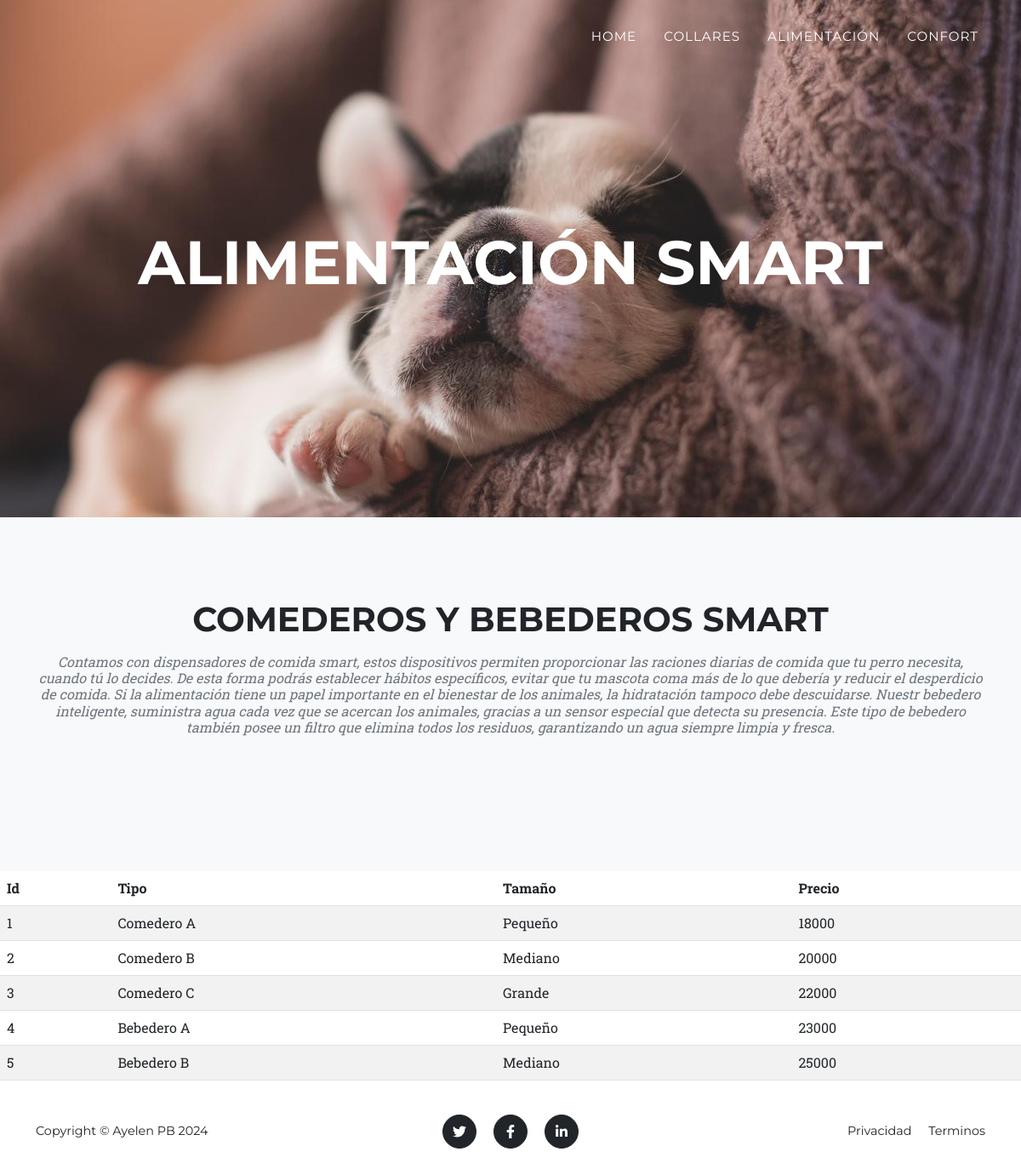
The app's page /alimentacion/ with its own data.
### categorias/models.py (models this page shows)
class Alimentacion(models.Model):
    tipo = models.CharField(max_length=60)
    tamanio = models.CharField(max_length=50)
    precio = models.IntegerField()

### categorias/views.py (the view)
# urls.py: path('alimentacion/', alimentacion, name="alimentacion"),
def alimentacion(request):
    contexto = {"alimentacion": Alimentacion.objects.all()}
    return render(request, "categorias/alimentacion.html", contexto)

### categorias/templates/categorias/alimentacion.html
{% extends "categorias/index.html" %}
{% load static %}
{% block titulo%}
<div class="masthead-heading text-uppercase">Alimentación Smart</div>
{% endblock titulo%}
{% block contenido %}
<div class="text-center">
    <section class="page-section bg-light" id="portfolio">
        <div class="container">
            <h2 class="section-heading text-uppercase">Comederos y Bebederos Smart</h2>
            <h3 class="section-subheading text-muted">Contamos con dispensadores de comida smart, estos dispositivos permiten proporcionar las raciones diarias de comida que tu perro necesita, cuando tú lo decides.
            De esta forma podrás establecer hábitos específicos, evitar que tu mascota coma más de lo que debería y reducir el desperdicio de comida.</n>
            Si la alimentación tiene un papel importante en el bienestar de los animales, la hidratación tampoco debe descuidarse. Nuestr bebedero inteligente, suministra agua cada vez que se acercan los animales,
            gracias a un sensor especial que detecta su presencia. Este tipo de bebedero también posee un filtro que elimina todos los residuos, garantizando un agua siempre limpia y fresca.</h3>
        </div>
    </section>
</div>
<table class="table table-striped">
    <thead>
        <tr>
            <th>Id</th>
            <th>Tipo</th>
            <th>Tamaño</th>
            <th>Precio</th>
        </tr>
    </thead>
    <tbody>
    {% for d in alimentacion  %}
        <tr>
            <td>{{ d.id }}</td>
            <td>{{ d.tipo }}</td>
            <td>{{ d.tamanio }}</td>
            <td>{{ d.precio }}</td>
        </tr>
    {% endfor %}
    </tbody>
</table>
{% endblock contenido %}

### categorias/templates/categorias/index.html (shortened to what this page needs)
<!DOCTYPE html>
<html lang="en">
    <head>
        {% load static %}
        <link href="{% static 'css/styles.css' %}" rel="stylesheet" />
    </head>
    <body id="page-top">
        <nav class="navbar navbar-expand-lg navbar-dark fixed-top" id="mainNav">
            <div class="container">
                <div class="collapse navbar-collapse" id="navbarResponsive">
                    <ul class="navbar-nav text-uppercase ms-auto py-4 py-lg-0">
                        <li class="nav-item"><a class="nav-link" href="{% url 'home'%}">Home</a></li>
                        <li class="nav-item"><a class="nav-link" href="{% url 'collares'%}">Collares</a></li>
                        <li class="nav-item"><a class="nav-link" href="{% url 'alimentacion'%}">Alimentación</a></li>
                        <li class="nav-item"><a class="nav-link" href="{% url 'confort'%}">Confort</a></li>
                    </ul>
                </div>
            </div>
        </nav>
        <header class="masthead">
            <div class="container">
                {% block titulo %}{% endblock titulo %}
            </div>
        </header>
        {% block contenido %}{% endblock contenido %}
        <footer class="footer py-4">
            <div class="container">
                <div class="row align-items-center">
                    <div class="col-lg-4 text-lg-start">Copyright &copy; Ayelen PB 2024</div>
                    <div class="col-lg-4 my-3 my-lg-0">
                        <a class="btn btn-dark btn-social mx-2" href="#!" aria-label="Twitter"><i class="fab fa-twitter"></i></a>
                        <a class="btn btn-dark btn-social mx-2" href="#!" aria-label="Facebook"><i class="fab fa-facebook-f"></i></a>
                        <a class="btn btn-dark btn-social mx-2" href="#!" aria-label="LinkedIn"><i class="fab fa-linkedin-in"></i></a>
                    </div>
                    <div class="col-lg-4 text-lg-end">
                        <a class="link-dark text-decoration-none me-3" href="#!">Privacidad</a>
                        <a class="link-dark text-decoration-none" href="#!">Terminos</a>
                    </div>
                </div>
            </div>
        </footer>
    </body>
</html>

### records on screen
Alimentacion: id "1", tipo "Comedero A", tamanio "Pequeño", precio "18000"
Alimentacion: id "2", tipo "Comedero B", tamanio "Mediano", precio "20000"
Alimentacion: id "3", tipo "Comedero C", tamanio "Grande", precio "22000"
Alimentacion: id "4", tipo "Bebedero A", tamanio "Pequeño", precio "23000"
Alimentacion: id "5", tipo "Bebedero B", tamanio "Mediano", precio "25000"
